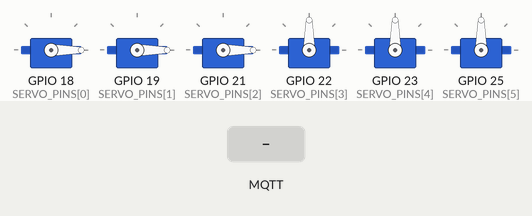
This program was run on a simulated ESP32. Parts: 6 × servo. The test bench sets the inputs (shaded band). WiFi joins after 1.5 s; servers stay silent unless stated; random numbers use the default seed unless the program sets one; no MQTT or app messages arrive unless stated; what the program prints to the serial monitor is not drawn.

Above: at 5.2 s.
5.3 s: MQTT message "on" arrives on the first subscribed topic
At 5.9 s:
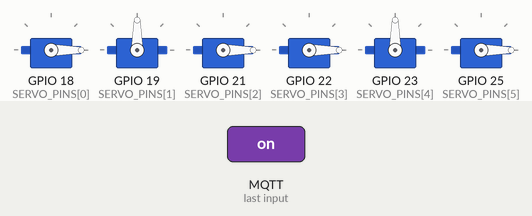
6.8 s: MQTT message "1" arrives on the first subscribed topic
At 7.5 s:
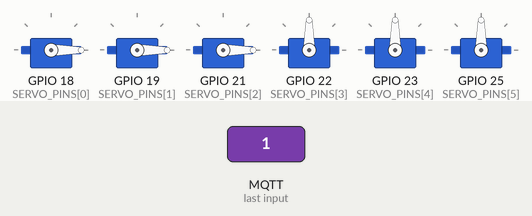
8.3 s: MQTT message "off" arrives on the first subscribed topic
At 9.4 s:
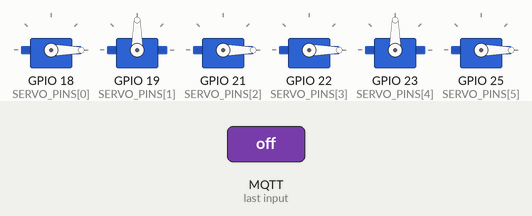
9.8 s: MQTT message "0" arrives on the first subscribed topic
At 10.1 s:
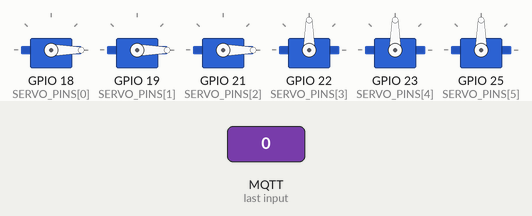
Timing chart, 0 to 12.3 s (numbered marks = the images above; inputs shaded):
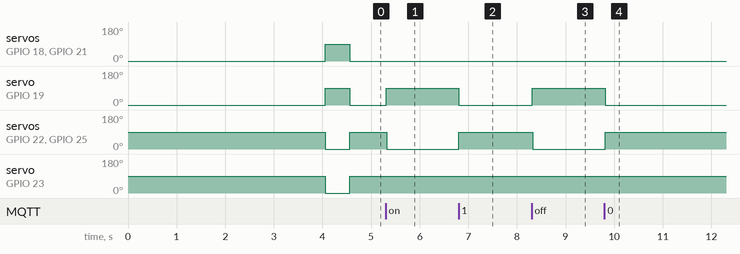

The program:

main.cpp
```cpp
#include <WiFi.h>
#include <WiFiClientSecure.h>
#include <PubSubClient.h>
#include <ESP32Servo.h>

// ===== WiFi Configuration =====
const char* ssid = "suito";           // Replace with your WiFi SSID
const char* password = "12345678";   // Replace with your WiFi password

// ===== MQTTS Broker Configuration =====
const char* mqtt_server = "038f74955fe741d3b52eeabac9673729.s1.eu.hivemq.cloud";  // Replace with your MQTT broker address
const int mqtt_port = 8883;                     // MQTTS port (TLS)
const char* mqtt_user = "sudip";       // Replace with your MQTT username (if required)
const char* mqtt_password = "12345678aA";   // Replace with your MQTT password (if required)
const char* mqtt_topic = "braille";     // MQTT topic to subscribe to

// ===== TLS/SSL Certificate (Optional - for server verification) =====
// If your broker uses a self-signed certificate, add it here
// For testing, you can skip certificate verification (insecure)
const char* ca_cert = R"EOF(
-----BEGIN CERTIFICATE-----
(Add your CA certificate here for secure connection)
-----END CERTIFICATE-----
)EOF";

// ===== Servo Configuration =====
// 6 servos representing 6 Braille dots
// Dot numbering (standard Braille):
//   1 • • 4
//   2 • • 5
//   3 • • 6
const int SERVO_PINS[6] = {18, 19, 21, 22, 23, 25};  // GPIO pins for servos 1-6
const int RAISED_ANGLE = 90;    // Servo angle for raised dot (active)
const int LOWERED_ANGLE = 0;    // Servo angle for lowered dot (inactive)

Servo servos[6];

// ===== WiFi and MQTT Clients =====
WiFiClientSecure espClient;
PubSubClient mqtt_client(espClient);

// ===== Braille Pattern Mapping (6-dot) =====
// Each letter A-Z mapped to 6-bit pattern (bit 0 = dot 1, bit 5 = dot 6)
// 1 = raised (active), 0 = lowered (inactive)
const uint8_t braillePatterns[26] = {
  0b100000,  // A: dot 1
  0b110000,  // B: dots 1,2
  0b100100,  // C: dots 1,4
  0b100110,  // D: dots 1,4,5
  0b100010,  // E: dots 1,5
  0b110100,  // F: dots 1,2,4
  0b110110,  // G: dots 1,2,4,5
  0b110010,  // H: dots 1,2,5
  0b010100,  // I: dots 2,4
  0b010110,  // J: dots 2,4,5
  0b101000,  // K: dots 1,3
  0b111000,  // L: dots 1,2,3
  0b101100,  // M: dots 1,3,4
  0b101110,  // N: dots 1,3,4,5
  0b101010,  // O: dots 1,3,5
  0b111100,  // P: dots 1,2,3,4
  0b111110,  // Q: dots 1,2,3,4,5
  0b111010,  // R: dots 1,2,3,5
  0b011100,  // S: dots 2,3,4
  0b011110,  // T: dots 2,3,4,5
  0b101001,  // U: dots 1,3,6
  0b111001,  // V: dots 1,2,3,6
  0b010111,  // W: dots 2,4,5,6
  0b101101,  // X: dots 1,3,4,6
  0b101111,  // Y: dots 1,3,4,5,6
  0b101011   // Z: dots 1,3,5,6
};

// ===== Function Prototypes =====
void setupWiFi();
void reconnectMQTT();
void mqttCallback(char* topic, byte* payload, unsigned int length);
void updateBrailleServos(uint8_t pattern);
void setAllServosLowered();

void setup() {
  Serial.begin(115200);
  delay(1000);
  Serial.println("\n=== ESP32 Braille Display System ===");

  // Initialize servos
  ESP32PWM::allocateTimer(0);
  ESP32PWM::allocateTimer(1);
  ESP32PWM::allocateTimer(2);
  ESP32PWM::allocateTimer(3);

  for (int i = 0; i < 6; i++) {
    servos[i].setPeriodHertz(50);
    servos[i].attach(SERVO_PINS[i], 500, 2400);
    // Servos 1-3: 0° lowered, Servos 4-6: 90° lowered (opposite rotation)
    int initAngle = (i < 3) ? 0 : 90;
    servos[i].write(initAngle);
  }
  Serial.println("✓ Servos initialized");
  delay(500);

  // Connect to WiFi
  setupWiFi();

  // Configure MQTTS
  espClient.setInsecure();  // Skip certificate verification (for testing)
  // For production, use: espClient.setCACert(ca_cert);

  mqtt_client.setServer(mqtt_server, mqtt_port);
  mqtt_client.setCallback(mqttCallback);
  mqtt_client.setKeepAlive(60);
  mqtt_client.setSocketTimeout(30);

  Serial.println("Setup complete!");
}

void loop() {
  // Maintain WiFi connection
  if (WiFi.status() != WL_CONNECTED) {
    Serial.println("WiFi disconnected! Reconnecting...");
    setupWiFi();
  }

  // Maintain MQTT connection
  if (!mqtt_client.connected()) {
    reconnectMQTT();
  }

  mqtt_client.loop();  // Process incoming MQTT messages
  delay(10);           // Small delay to prevent watchdog issues
}

// ===== WiFi Connection Function =====
void setupWiFi() {
  Serial.print("Connecting to WiFi: ");
  Serial.println(ssid);

  // Disconnect and clear previous config
  WiFi.disconnect(true);
  delay(1000);

  WiFi.mode(WIFI_STA);
  WiFi.setAutoReconnect(true);
  WiFi.begin(ssid, password);

  int attempts = 0;
  while (WiFi.status() != WL_CONNECTED && attempts < 40) {  // Increased timeout
    delay(500);
    Serial.print(".");

    // Print detailed status every 5 seconds
    if (attempts % 10 == 0 && attempts > 0) {
      Serial.println();
      Serial.print("Status: ");
      switch (WiFi.status()) {
        case WL_IDLE_STATUS: Serial.println("Idle"); break;
        case WL_NO_SSID_AVAIL: Serial.println("SSID not found!"); break;
        case WL_SCAN_COMPLETED: Serial.println("Scan completed"); break;
        case WL_CONNECT_FAILED: Serial.println("Connection failed!"); break;
        case WL_CONNECTION_LOST: Serial.println("Connection lost"); break;
        case WL_DISCONNECTED: Serial.println("Disconnected"); break;
        default: Serial.println("Unknown"); break;
      }
    }
    attempts++;
  }

  if (WiFi.status() == WL_CONNECTED) {
    Serial.println("\n✓ WiFi connected!");
    Serial.print("IP address: ");
    Serial.println(WiFi.localIP());
    Serial.print("Signal strength (RSSI): ");
    Serial.print(WiFi.RSSI());
    Serial.println(" dBm");
    Serial.print("MAC Address: ");
    Serial.println(WiFi.macAddress());
  } else {
    Serial.println("\n✗ WiFi connection failed!");
    Serial.print("Final status: ");
    Serial.println(WiFi.status());
    Serial.println("\nTroubleshooting:");
    Serial.println("1. Check WiFi name and password");
    Serial.println("2. Ensure router is on 2.4GHz (ESP32 doesn't support 5GHz)");
    Serial.println("3. Check router security settings");
    Serial.println("4. Try moving ESP32 closer to router");
  }
}

// ===== MQTT Reconnection Function =====
void reconnectMQTT() {
  while (!mqtt_client.connected()) {
    Serial.print("Connecting to MQTTS broker...");

    String clientId = "ESP32_Braille_" + String(random(0xffff), HEX);

    // Attempt to connect
    bool connected;
    if (strlen(mqtt_user) > 0 && strlen(mqtt_password) > 0) {
      connected = mqtt_client.connect(clientId.c_str(), mqtt_user, mqtt_password);
    } else {
      connected = mqtt_client.connect(clientId.c_str());
    }

    if (connected) {
      Serial.println(" Connected!");
      Serial.print("✓ Subscribed to topic: ");
      Serial.println(mqtt_topic);

      mqtt_client.subscribe(mqtt_topic);

      // Visual confirmation - briefly raise all servos
      for (int i = 0; i < 6; i++) {
        // Servos 1-3: raise to 90°, Servos 4-6: raise to 0° (opposite direction)
        int raiseAngle = (i < 3) ? 90 : 0;
        servos[i].write(raiseAngle);
      }
      delay(500);
      setAllServosLowered();

    } else {
      Serial.print(" Failed, rc=");
      Serial.print(mqtt_client.state());
      Serial.println(" Retrying in 5 seconds...");
      delay(5000);
    }
  }
}

// ===== MQTT Message Callback =====
void mqttCallback(char* topic, byte* payload, unsigned int length) {
  Serial.print("Message received on topic: ");
  Serial.println(topic);

  if (length == 0) {
    Serial.println("Empty message received");
    return;
  }

  // Get first character and convert to uppercase
  char letter = (char)payload[0];
  if (letter >= 'a' && letter <= 'z') {
    letter = letter - 32;  // Convert to uppercase
  }

  Serial.print("Received letter: ");
  Serial.println(letter);

  // Check if it's a valid letter (A-Z)
  if (letter >= 'A' && letter <= 'Z') {
    uint8_t pattern = braillePatterns[letter - 'A'];

    Serial.print("Braille pattern (binary): ");
    for (int i = 5; i >= 0; i--) {
      Serial.print((pattern >> i) & 1);
    }
    Serial.println();

    updateBrailleServos(pattern);
  } else {
    Serial.println("Invalid letter received (not A-Z)");
    setAllServosLowered();  // Clear display for invalid input
  }
}

// ===== Update Servo Positions Based on Braille Pattern =====
void updateBrailleServos(uint8_t pattern) {
  Serial.println("Updating servos:");

  for (int i = 0; i < 6; i++) {
    bool isRaised = (pattern >> i) & 1;
    int angle;
    if (i < 3) {
      // Servos 1-3: 0° lowered, 90° raised
      angle = isRaised ? 90 : 0;
    } else {
      // Servos 4-6: 90° lowered, 0° raised (inverted for opposite rotation)
      angle = isRaised ? 0 : 90;
    }
    servos[i].write(angle);

    Serial.print("  Dot ");
    Serial.print(i + 1);
    Serial.print(": ");
    Serial.println(isRaised ? "RAISED" : "lowered");
  }

  Serial.println("✓ Servos updated successfully");
}

// ===== Lower All Servos =====
void setAllServosLowered() {
  for (int i = 0; i < 6; i++) {
    // Servos 1-3: 0° lowered, Servos 4-6: 90° lowered (opposite rotation)
    int lowerAngle = (i < 3) ? 0 : 90;
    servos[i].write(lowerAngle);
  }
  Serial.println("All servos lowered");
}
```

Measured:
- after the input at 5.3 s, servo on GPIO 19 (SERVO_PINS[1]): 0° → 90° at once; servo on GPIO 22 (SERVO_PINS[3]), servo on GPIO 25 (SERVO_PINS[5]): 90° → 0° at once
- after the input at 6.8 s, servo on GPIO 19 (SERVO_PINS[1]): 90° → 0° at once; servo on GPIO 22 (SERVO_PINS[3]), servo on GPIO 25 (SERVO_PINS[5]): 0° → 90° at once
- after the input at 8.3 s, servo on GPIO 19 (SERVO_PINS[1]): 0° → 90° at once; servo on GPIO 22 (SERVO_PINS[3]), servo on GPIO 25 (SERVO_PINS[5]): 90° → 0° at once
- after the input at 9.8 s, servo on GPIO 19 (SERVO_PINS[1]): 90° → 0° at once; servo on GPIO 22 (SERVO_PINS[3]), servo on GPIO 25 (SERVO_PINS[5]): 0° → 90° at once
